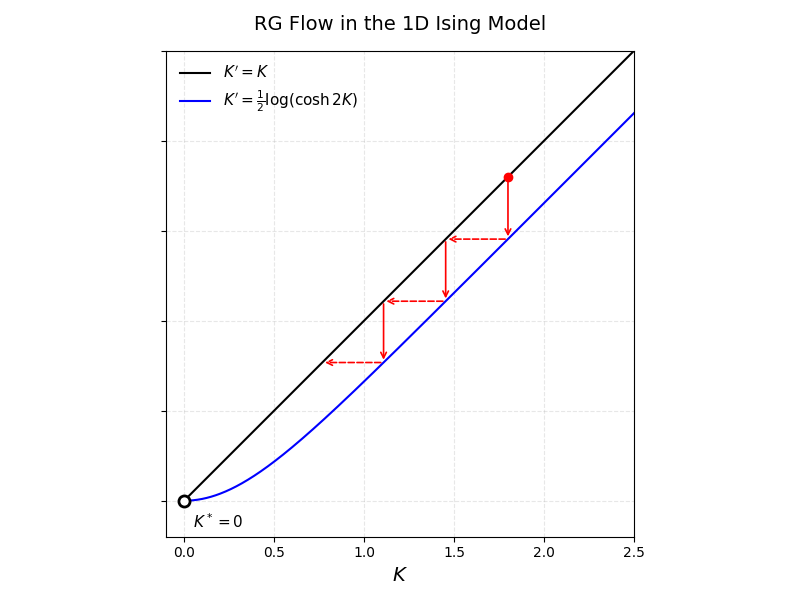

Here is the Python script that generated this plot:
import numpy as np
import matplotlib.pyplot as plt

# Set up the figure with minimal style
fig, ax = plt.subplots(figsize=(8, 6))

# Define K range
K = np.linspace(0, 2.5, 500)

# Define the RG transformation: K' = 1/2 * log(cosh(2K))
K_prime = 0.5 * np.log(np.cosh(2*K))

# Plot the two curves
ax.plot(K, K, 'k-', linewidth=1.5, label=r"$K' = K$")
ax.plot(K, K_prime, 'b-', linewidth=1.5, label=r"$K' = \frac{1}{2}\log(\cosh 2K)$")

# Starting point for RG flow visualization
K0 = 1.8
current_K = K0

# Store points for drawing the flow
flow_points_x = [current_K]
flow_points_y = [current_K]

# Perform 3 RG iterations
for i in range(3):
    # Calculate K' for current K
    K_new = 0.5 * np.log(np.cosh(2*current_K))
    
    # Down: from identity line to RG curve
    flow_points_x.append(current_K)
    flow_points_y.append(K_new)
    
    # Right: from RG curve to identity line (at new K value)
    flow_points_x.append(K_new)
    flow_points_y.append(K_new)
    
    current_K = K_new

# Draw the RG flow path with arrows
for i in range(0, len(flow_points_x)-1, 2):
    # Vertical segments (down)
    if i < len(flow_points_x)-1:
        ax.annotate('', xy=(flow_points_x[i], flow_points_y[i+1]), 
                   xytext=(flow_points_x[i], flow_points_y[i]),
                   arrowprops=dict(arrowstyle='->', color='red', lw=1.2))
    
    # Horizontal segments (right) - dashed
    if i+1 < len(flow_points_x)-1:
        ax.annotate('', xy=(flow_points_x[i+2], flow_points_y[i+1]), 
                   xytext=(flow_points_x[i+1], flow_points_y[i+1]),
                   arrowprops=dict(arrowstyle='->', color='red', lw=1.2, linestyle='--'))

# Mark the starting point
ax.plot(K0, K0, 'ro', markersize=6)

# Mark fixed points
ax.plot(0, 0, 'ko', markersize=8, markerfacecolor='white', markeredgewidth=2)
ax.text(0.05, -0.15, r'$K^* = 0$', fontsize=11)

# Set axis properties
ax.set_xlim(-0.1, 2.5)
ax.set_ylim(-0.2, 2.5)
ax.set_xlabel(r'$K$', fontsize=14)
ax.set_aspect('equal')

# Add grid for clarity
ax.grid(True, alpha=0.3, linestyle='--')

# Legend
ax.legend(loc='upper left', frameon=False, fontsize=11)

# Remove y-axis label as requested
ax.set_yticklabels([])

# Title
ax.set_title('RG Flow in the 1D Ising Model', fontsize=14, pad=15)

plt.tight_layout()
plt.show()
